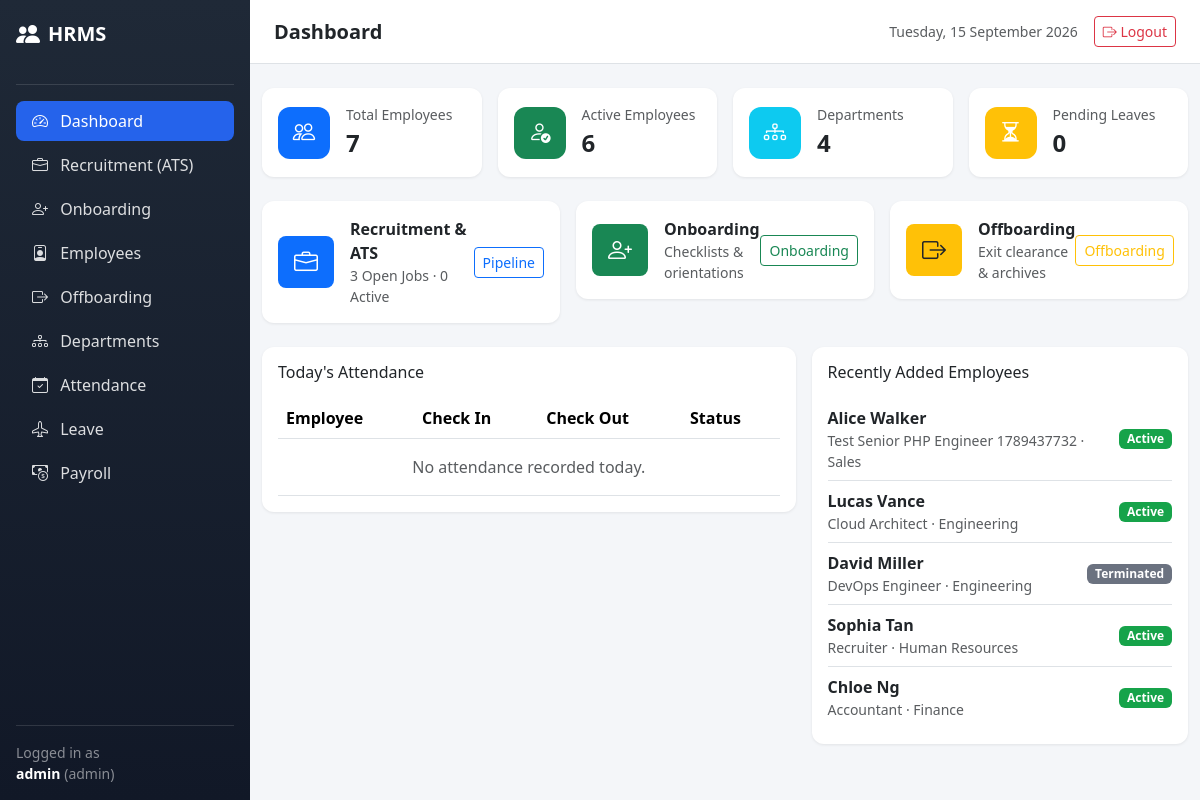
The app's page /public/index.php (signed in) with its own data.
### tables this page shows
CREATE TABLE employees (
    id INTEGER PRIMARY KEY AUTOINCREMENT,
    employee_code TEXT NOT NULL UNIQUE,
    first_name TEXT NOT NULL,
    last_name TEXT NOT NULL,
    email TEXT NOT NULL UNIQUE,
    phone TEXT,
    gender TEXT CHECK (gender IN ('Male', 'Female', 'Other') OR gender IS NULL),
    dob TEXT,
    address TEXT,
    department_id INTEGER,
    designation TEXT,
    hire_date TEXT,
    salary NUMERIC NOT NULL DEFAULT 0,
    status TEXT NOT NULL DEFAULT 'Active' CHECK (status IN ('Active', 'Inactive', 'Terminated')),
    created_at TEXT NOT NULL DEFAULT CURRENT_TIMESTAMP,
    updated_at TEXT NOT NULL DEFAULT CURRENT_TIMESTAMP,
    FOREIGN KEY (department_id) REFERENCES departments(id) ON DELETE SET NULL
);

CREATE TABLE departments (
    id INTEGER PRIMARY KEY AUTOINCREMENT,
    name TEXT NOT NULL,
    description TEXT,
    created_at TEXT NOT NULL DEFAULT CURRENT_TIMESTAMP
);

### app/controllers/DashboardController.php (called while the page is built, shortened)
<?php
class DashboardController extends Controller
{
    public function index()
    {
        $employeeModel = $this->model('Employee');
        $departmentModel = $this->model('Department');
        $leaveModel = $this->model('LeaveRequest');
        $attendanceModel = $this->model('Attendance');
        $jobModel = $this->model('JobOpening');
        $candidateModel = $this->model('Candidate');
        $data = [
            'pageTitle'       => 'Dashboard',
            'totalEmployees'  => $employeeModel->count(),
            'activeEmployees' => $employeeModel->countActive(),
            'totalDepartments'=> $departmentModel->count(),
            'pendingLeaves'   => $leaveModel->countByStatus('Pending'),
            'openJobs'        => $jobModel->countOpen(),
            'activeCandidates'=> $candidateModel->countActive(),
            'todayAttendance' => $attendanceModel->allWithEmployee(date('Y-m-d')),
            'recentEmployees' => array_slice($employeeModel->allWithDepartment(), 0, 5),
        ];
        $this->render('dashboard/index', $data);
    }
}

### core/Router.php (called while the page is built, shortened)
<?php
class Router
{
    public function dispatch(string $url = '')
    {
        $url = trim($url, '/');
        $url = filter_var($url, FILTER_SANITIZE_URL);
        $segments = $url === '' ? [] : explode('/', $url);
        $action = $segments[1] ?? DEFAULT_ACTION;
        $params = array_slice($segments, 2);
        $controller = new $controllerClass();
        call_user_func_array([$controller, $action], $params);
    }
}

### public/index.php (called while the page is built, shortened)
<?php
require_once __DIR__ . '/../config/config.php';
$router = new Router();
$url = $_GET['url'] ?? '';
$router->dispatch($url);

### core/Model.php (called while the page is built, shortened)
<?php
class Model
{
    protected PDO $db;
    protected string $table = '';
    public function __construct()
    {
        $this->db = Database::getInstance();
    }
    public function count(array $conditions = []): int
    {
        $sql = "SELECT COUNT(*) as cnt FROM {$this->table}";
        $clauses = [];
        foreach ($conditions as $key => $value) {
            $clauses[] = "{$key} = :{$key}";
        }
        if (!empty($clauses)) {
            $sql .= ' WHERE ' . implode(' AND ', $clauses);
        }
        $stmt = $this->db->prepare($sql);
        $stmt->execute($conditions);
        return (int) $stmt->fetch()['cnt'];
    }
    protected function query(string $sql, array $params = [])
    {
        $stmt = $this->db->prepare($sql);
        $stmt->execute($params);
        return $stmt;
    }
}

### config/config.php (called while the page is built, shortened)
<?php
spl_autoload_register(function ($class) {
    $paths = [
        __DIR__ . '/../core/' . $class . '.php',
        __DIR__ . '/../app/controllers/' . $class . '.php',
        __DIR__ . '/../app/models/' . $class . '.php',
    ];
    foreach ($paths as $path) {
        if (file_exists($path)) {
            return;
        }
    }
});

### core/Database.php (called while the page is built, shortened)
<?php
class Database
{
    private static ?PDO $instance = null;
    public static function getInstance(): PDO
    {
        if (self::$instance === null) {
            $databaseExists = file_exists(DB_PATH);
            $dsn = 'sqlite:' . DB_PATH;
            $options = [
                PDO::ATTR_ERRMODE            => PDO::ERRMODE_EXCEPTION,
                PDO::ATTR_DEFAULT_FETCH_MODE => PDO::FETCH_ASSOC,
                PDO::ATTR_EMULATE_PREPARES   => false,
            ];
            try {
                self::$instance = new PDO($dsn, null, null, $options);
                self::$instance->exec('PRAGMA foreign_keys = ON');
                if (!$databaseExists || !self::$instance->query("SELECT 1 FROM sqlite_master WHERE type = 'table' AND name = 'users'")->fetchColumn()) {
                    $schema = file_get_contents(__DIR__ . '/../database/schema.sql');
                    if ($schema === false || self::$instance->exec($schema) === false) {
                        throw new RuntimeException('Unable to initialize the SQLite schema.');
                    }
                } else {
                    self::ensureAdditionalTables(self::$instance);
                }
            } catch (PDOException $e) {
                error_log($e->getMessage());
                die('Database connection failed. Check the application configuration.');
            } catch (RuntimeException $e) {
                error_log($e->getMessage());
                die('Database initialization failed. Check database/schema.sql.');
            }
        }
        return self::$instance;
    }
    private static function ensureAdditionalTables(PDO $pdo): void
    {
        $hasOffboarding = $pdo->query("SELECT 1 FROM sqlite_master WHERE type = 'table' AND name = 'offboarding_employees'")->fetchColumn();
        $hasRecruitment = $pdo->query("SELECT 1 FROM sqlite_master WHERE type = 'table' AND name = 'candidates'")->fetchColumn();
    }
}

### app/models/Employee.php (called while the page is built, shortened)
<?php
class Employee extends Model
{
    public function allWithDepartment()
    {
        $sql = "SELECT e.*, d.name as department_name
                FROM employees e
                LEFT JOIN departments d ON e.department_id = d.id
                ORDER BY e.id DESC";
        return $this->query($sql)->fetchAll();
    }
    public function countActive(): int
    {
        return $this->count(['status' => 'Active']);
    }
}

### app/models/LeaveRequest.php (called while the page is built, shortened)
<?php
class LeaveRequest extends Model
{
    public function countByStatus(string $status): int
    {
        return $this->count(['status' => $status]);
    }
}

### app/models/JobOpening.php (called while the page is built, shortened)
<?php
class JobOpening extends Model
{
    public function countOpen(): int
    {
        return $this->count(['status' => 'Open']);
    }
}

### app/models/Candidate.php (called while the page is built, shortened)
<?php
class Candidate extends Model
{
    public function countActive(): int
    {
        $sql = "SELECT COUNT(*) as cnt FROM candidates WHERE stage IN ('Applied', 'Screening', 'Interview', 'Offered')";
        return (int) $this->query($sql)->fetch()['cnt'];
    }
}

### app/models/Attendance.php (called while the page is built, shortened)
<?php
class Attendance extends Model
{
    public function allWithEmployee(string $date = null)
    {
        $sql = "SELECT a.*, e.first_name, e.last_name, e.employee_code
                FROM attendance a
                JOIN employees e ON a.employee_id = e.id";
        $params = [];
        if ($date) {
            $sql .= " WHERE a.attendance_date = :date";
            $params['date'] = $date;
        }
        $sql .= " ORDER BY a.attendance_date DESC, e.first_name ASC";
        return $this->query($sql, $params)->fetchAll();
    }
}

### app/views/dashboard/index.php (the view)
<div class="row g-3 mb-4">
    <div class="col-md-3">
        <div class="card stat-card p-3 d-flex flex-row align-items-center gap-3">
            <div class="icon bg-primary"><i class="bi bi-people"></i></div>
            <div>
                <div class="text-muted small">Total Employees</div>
                <div class="fs-4 fw-bold"><?php echo $totalEmployees; ?></div>
            </div>
        </div>
    </div>
    <div class="col-md-3">
        <div class="card stat-card p-3 d-flex flex-row align-items-center gap-3">
            <div class="icon bg-success"><i class="bi bi-person-check"></i></div>
            <div>
                <div class="text-muted small">Active Employees</div>
                <div class="fs-4 fw-bold"><?php echo $activeEmployees; ?></div>
            </div>
        </div>
    </div>
    <div class="col-md-3">
        <div class="card stat-card p-3 d-flex flex-row align-items-center gap-3">
            <div class="icon bg-info"><i class="bi bi-diagram-3"></i></div>
            <div>
                <div class="text-muted small">Departments</div>
                <div class="fs-4 fw-bold"><?php echo $totalDepartments; ?></div>
            </div>
        </div>
    </div>
    <div class="col-md-3">
        <div class="card stat-card p-3 d-flex flex-row align-items-center gap-3">
            <div class="icon bg-warning"><i class="bi bi-hourglass-split"></i></div>
            <div>
                <div class="text-muted small">Pending Leaves</div>
                <div class="fs-4 fw-bold"><?php echo $pendingLeaves; ?></div>
            </div>
        </div>
    </div>
</div>
<?php if (in_array($_SESSION['user_role'] ?? '', ['admin', 'hr'])): ?>
<div class="row g-3 mb-4">
    <div class="col-md-4">
        <div class="card p-3 d-flex flex-row align-items-center justify-content-between">
            <div class="d-flex align-items-center gap-3">
                <div class="icon bg-primary text-white rounded-3 p-2 px-3 fs-4"><i class="bi bi-briefcase"></i></div>
                <div>
                    <div class="fw-semibold">Recruitment & ATS</div>
                    <div class="text-muted small"><?php echo (int)($openJobs ?? 0); ?> Open Jobs · <?php echo (int)($activeCandidates ?? 0); ?> Active</div>
                </div>
            </div>
            <a href="<?php echo BASE_URL; ?>/recruitment/ats" class="btn btn-sm btn-outline-primary">Pipeline</a>
        </div>
    </div>
    <div class="col-md-4">
        <div class="card p-3 d-flex flex-row align-items-center justify-content-between">
            <div class="d-flex align-items-center gap-3">
                <div class="icon bg-success text-white rounded-3 p-2 px-3 fs-4"><i class="bi bi-person-plus"></i></div>
                <div>
                    <div class="fw-semibold">Onboarding</div>
                    <div class="text-muted small">Checklists & orientations</div>
                </div>
            </div>
            <a href="<?php echo BASE_URL; ?>/onboarding" class="btn btn-sm btn-outline-success">Onboarding</a>
        </div>
    </div>
    <div class="col-md-4">
        <div class="card p-3 d-flex flex-row align-items-center justify-content-between">
            <div class="d-flex align-items-center gap-3">
                <div class="icon bg-warning text-dark rounded-3 p-2 px-3 fs-4"><i class="bi bi-box-arrow-right"></i></div>
                <div>
                    <div class="fw-semibold">Offboarding</div>
                    <div class="text-muted small">Exit clearance & archives</div>
                </div>
            </div>
            <a href="<?php echo BASE_URL; ?>/offboarding" class="btn btn-sm btn-outline-warning">Offboarding</a>
        </div>
    </div>
</div>
<?php endif; ?>
<div class="row g-3">
    <div class="col-md-7">
        <div class="card p-3">
            <h6 class="mb-3">Today's Attendance</h6>
            <div class="table-responsive">
                <table class="table table-hover align-middle mb-0">
                    <thead>
                        <tr><th>Employee</th><th>Check In</th><th>Check Out</th><th>Status</th></tr>
                    </thead>
                    <tbody>
                        <?php if (empty($todayAttendance)): ?>
                            <tr><td colspan="4" class="text-center text-muted py-3">No attendance recorded today.</td></tr>
                        <?php else: foreach ($todayAttendance as $a): ?>
                            <tr>
                                <td><?php echo htmlspecialchars($a['first_name'] . ' ' . $a['last_name']); ?></td>
                                <td><?php echo $a['check_in'] ?? '—'; ?></td>
                                <td><?php echo $a['check_out'] ?? '—'; ?></td>
                                <td><span class="badge badge-status-<?php echo str_replace(' ', '.', $a['status']); ?>"><?php echo $a['status']; ?></span></td>
                            </tr>
                        <?php endforeach; endif; ?>
                    </tbody>
                </table>
            </div>
        </div>
    </div>
    <div class="col-md-5">
        <div class="card p-3">
            <h6 class="mb-3">Recently Added Employees</h6>
            <ul class="list-group list-group-flush">
                <?php foreach ($recentEmployees as $e): ?>
                    <li class="list-group-item d-flex justify-content-between align-items-center px-0">
                        <div>
                            <div class="fw-semibold"><?php echo htmlspecialchars($e['first_name'] . ' ' . $e['last_name']); ?></div>
                            <div class="text-muted small"><?php echo htmlspecialchars($e['designation'] ?? ''); ?> · <?php echo htmlspecialchars($e['department_name'] ?? 'Unassigned'); ?></div>
                        </div>
                        <span class="badge badge-status-<?php echo $e['status']; ?>"><?php echo $e['status']; ?></span>
                    </li>
                <?php endforeach; ?>
            </ul>
        </div>
    </div>
</div>

### records on screen
employees: first_name+last_name "Alice Walker", designation "Test Senior PHP Engineer 1789437732", department.name "Sales", status "Active"
employees: first_name+last_name "Lucas Vance", designation "Cloud Architect", department.name "Engineering", status "Active"
employees: first_name+last_name "David Miller", designation "DevOps Engineer", department.name "Engineering", status "Terminated"
employees: first_name+last_name "Sophia Tan", designation "Recruiter", department.name "Human Resources", status "Active"
employees: first_name+last_name "Chloe Ng", designation "Accountant", department.name "Finance", status "Active"

### other values on screen
$_SESSION['username'] "admin"
$role "admin"
$pageTitle "Dashboard"
$totalEmployees "7"
$activeEmployees "6"
$totalDepartments "4"
$pendingLeaves "0"
$openJobs "3"
$activeCandidates "0"
